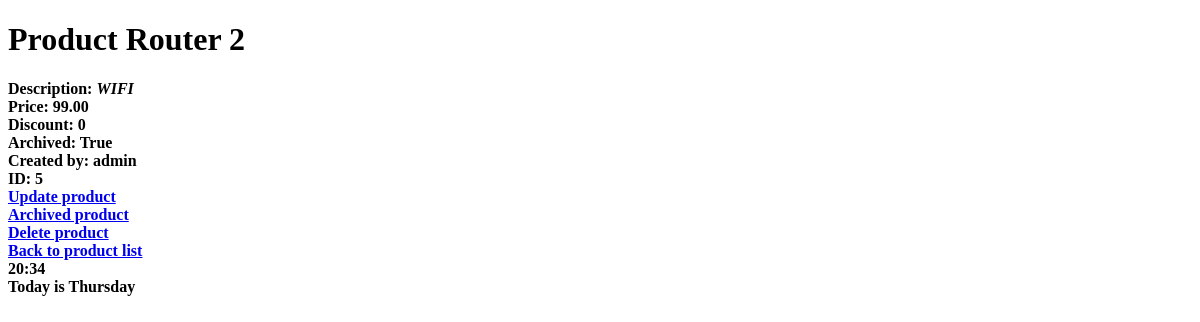
/shop/products/5/, run on an earlier commit of the app's database.
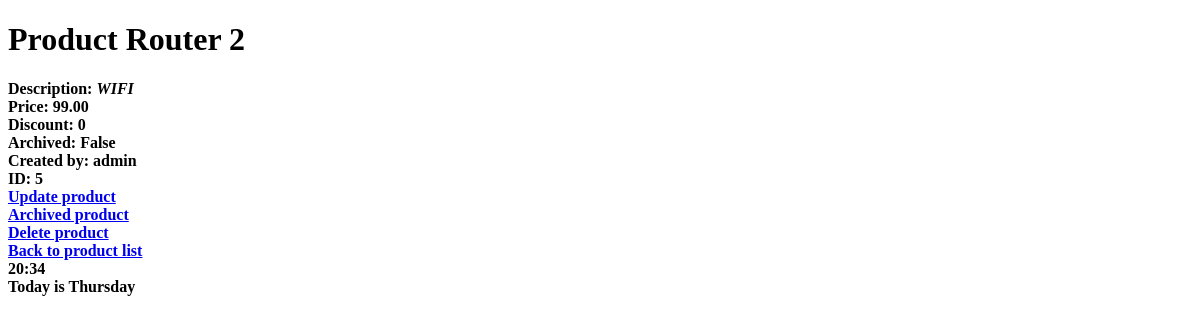
And on a later commit of the database.
### shopapp/models.py (models this page shows, shortened)
class Product(models.Model):
    class Meta:
        ordering = ['name', 'price']
    name = models.CharField(max_length=100)
    description = models.TextField(null=False, blank=True)
    price = models.DecimalField(default=0, max_digits=8, decimal_places=2)
    discount = models.PositiveSmallIntegerField(default=0)
    created_at = models.DateTimeField(auto_now_add=True)
    archived = models.BooleanField(default=False)
    created_by=models.ForeignKey(User, on_delete=models.PROTECT)

### shopapp/views.py (the view)
# urls.py: path('products/<int:pk>/', ProductDetailView.as_view(), name='product-detail'),
class ProductDetailView(DetailView):
    model = Product
    context_object_name = "product"

### shopapp/templates/shopapp/product_detail.html (shortened to what this page needs)
{% extends 'shopapp/base.html' %}
{% block body %}
    <h1> Product <b>{{ product.name }}<b></h1>
    <div>
        <div>Description: <em>{{ product.description }}</em></div>
        <div>Price: {{ product.price }}</div>
        <div>Discount: {{ product.discount }}</div>
        <div>Archived: {{ product.archived }}</div>
        <div>Created by: {{ product.created_by }}</div>
        <div>ID: {{ product.pk }}</div>
    </div>
    <div>
        <a href={% url 'shopapp:product-update' pk=product.pk %}>Update product</a>
    </div>
    <div>
        <a href={% url 'shopapp:product-archived' pk=product.pk %}>Archived product</a>
    </div>
    <div>
        <a href={% url 'shopapp:product-delete' pk=product.pk %}>Delete product</a>
    </div>
    <div>
        <a href={% url 'shopapp:product-list' %}>Back to product list</a>
    </div>
{% endblock %}

What changed in the data, as far as the page shows it:
changed Product "Router 2": archived "True" → "False"
